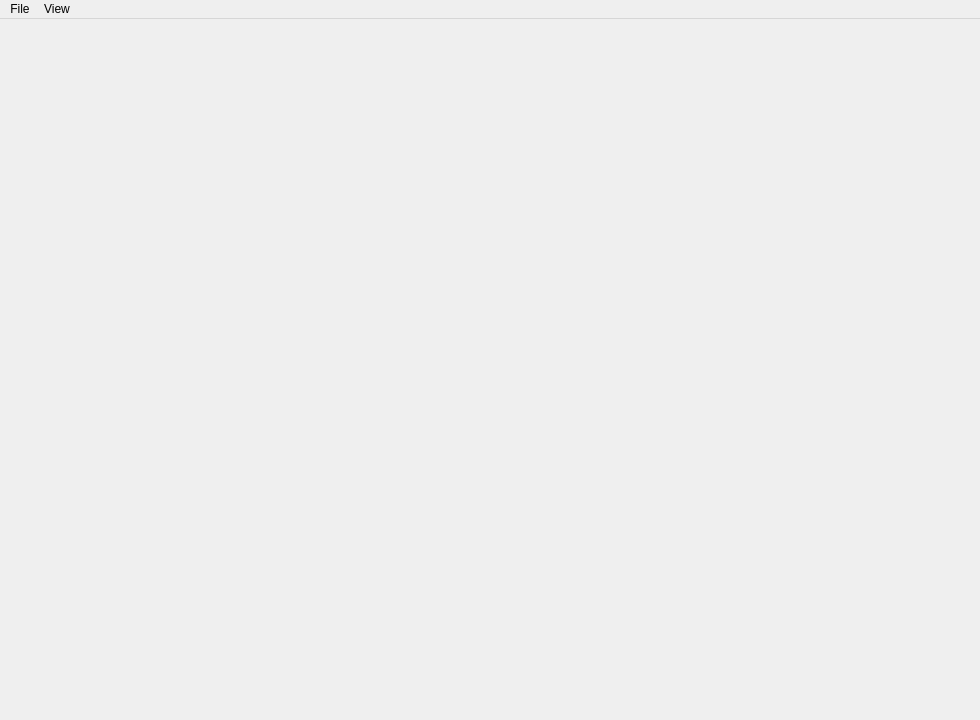
<?xml version="1.0" encoding="UTF-8"?>
<ui version="4.0">
 <class>TournamentApp</class>
 <widget class="QMainWindow" name="TournamentApp">
  <property name="geometry">
   <rect>
    <x>0</x>
    <y>0</y>
    <width>980</width>
    <height>720</height>
   </rect>
  </property>
  <property name="windowTitle">
   <string>Padel Tournament Manager</string>
  </property>
  <widget class="QWidget" name="centralwidget">
   <layout class="QVBoxLayout" name="centralLayout">
    <property name="contentsMargins">
     <rect>
      <x>0</x>
      <y>0</y>
      <width>0</width>
      <height>0</height>
     </rect>
    </property>
    <item>
     <widget class="QStackedWidget" name="stack">
      <property name="currentIndex">
       <number>0</number>
      </property>
     </widget>
    </item>
   </layout>
  </widget>
  <widget class="QMenuBar" name="menubar">
   <property name="geometry">
    <rect>
     <x>0</x>
     <y>0</y>
     <width>980</width>
     <height>22</height>
    </rect>
   </property>
    <widget class="QMenu" name="menuFile">
    <property name="title">
     <string>File</string>
    </property>
    <addaction name="save_action"/>
    <addaction name="load_action"/>
     <addaction name="separator"/>
    <addaction name="csv_action"/>
    <addaction name="pdf_action"/>
     <addaction name="separator"/>
    <addaction name="exit_action"/>
   </widget>
   <widget class="QMenu" name="menuView">
    <property name="title">
     <string>View</string>
    </property>
    <addaction name="theme_action"/>
    <addaction name="auto_action"/>
   </widget>
   <addaction name="menuFile"/>
   <addaction name="menuView"/>
  </widget>
    <addaction name="menubar"/>
  <action name="save_action">
   <property name="text">
    <string>Save…</string>
   </property>
  </action>
  <action name="load_action">
   <property name="text">
    <string>Load…</string>
   </property>
  </action>
  <action name="csv_action">
   <property name="text">
    <string>Export CSV…</string>
   </property>
  </action>
  <action name="pdf_action">
   <property name="text">
    <string>Export PDF…</string>
   </property>
  </action>
    <action name="exit_action">
   <property name="text">
    <string>Exit</string>
   </property>
  </action>
  <action name="theme_action">
   <property name="checkable">
    <bool>true</bool>
   </property>
   <property name="text">
    <string>Dark mode</string>
   </property>
  </action>
  <action name="auto_action">
   <property name="checkable">
    <bool>true</bool>
   </property>
   <property name="checked">
    <bool>true</bool>
   </property>
   <property name="text">
    <string>Auto-update rankings</string>
   </property>
  </action>
 </widget>
 <resources/>
 <connections/>
</ui>
